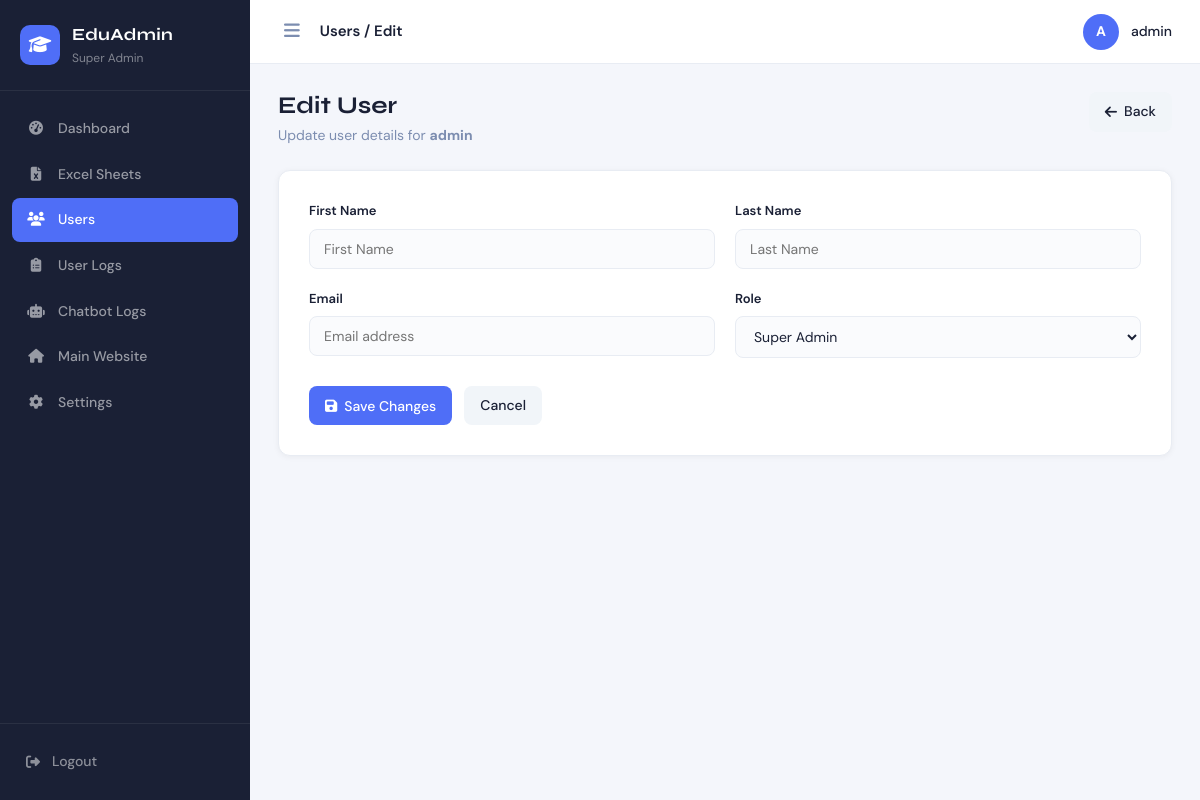
Screenshot of /admin-panel/users/edit/1/ (signed in) with the database file from the repository.
### excel_ai_chatbot/models.py (models this page shows, shortened)
class CustomUser(AbstractUser):
    ROLE_CHOICES = (
        ("superadmin", "Super Admin"),
        ("teacher", "Teacher"),
    )
    role = models.CharField(
        max_length=20,
        choices=ROLE_CHOICES,
        default="teacher"
    )

### admin_panel/views.py (the view, shortened to what this page needs)
# urls.py: path("users/edit/<int:user_id>/", views.edit_user_view, name="edit_user"),
@superadmin_required
def edit_user_view(request, user_id):
    user = get_object_or_404(CustomUser, id=user_id)
    return render(request, "admin_panel/edit_user.html", {"edit_user": user})

### admin_panel/views.py (called while the page is built)
def superadmin_required(view_func):
    @wraps(view_func)
    def wrapper(request, *args, **kwargs):
        if not request.user.is_authenticated:
            return redirect("login")
        if not hasattr(request.user, "role"):
            return redirect("login")
        if request.user.role != "superadmin":
            return redirect("dashboard")
        return view_func(request, *args, **kwargs)
    return wrapper

### admin_panel/templates/admin_panel/edit_user.html (shortened to what this page needs)
{% extends 'admin_panel/base.html' %}
{% block breadcrumb %}Users / Edit{% endblock %}
{% block content %}
<div class="section-header">
  <div>
    <h1 class="section-title">Edit User</h1>
    <p class="section-subtitle">Update user details for <strong>{{ edit_user.username }}</strong></p>
  </div>
  <a href="{% url 'admin_panel:users' %}" class="btn btn-secondary"><i class="fa-solid fa-arrow-left"></i> Back</a>
</div>
<div class="form-card">
  <form method="POST">
    <div class="form-grid">
      <div class="form-group">
        <label>First Name</label>
        <input type="text" name="first_name" value="{{ edit_user.first_name }}" placeholder="First Name">
      </div>
      <div class="form-group">
        <label>Last Name</label>
        <input type="text" name="last_name" value="{{ edit_user.last_name }}" placeholder="Last Name">
      </div>
      <div class="form-group">
        <label>Email</label>
        <input type="email" name="email" value="{{ edit_user.email }}" placeholder="Email address">
      </div>
      <div class="form-group">
        <label>Role</label>
        <select name="role">
          <option value="superadmin" {% if edit_user.role == 'superadmin' %}selected{% endif %}>Super Admin</option>
        </select>
      </div>
    </div>
    <div class="form-actions">
      <button type="submit" class="btn btn-primary"><i class="fa-solid fa-floppy-disk"></i> Save Changes</button>
      <a href="{% url 'admin_panel:users' %}" class="btn btn-secondary">Cancel</a>
    </div>
  </form>
</div>
{% endblock %}

### admin_panel/templates/admin_panel/base.html (shortened to what this page needs)
{% load static %}
<!DOCTYPE html>
<html lang="en">
<head>
  <link rel="stylesheet" href="https://cdnjs.cloudflare.com/ajax/libs/font-awesome/6.7.2/css/all.min.css">
  <link rel="stylesheet" href="{% static 'admin_panel/css/admin.css' %}">
</head>
<body>
  {% include 'admin_panel/sidebar.html' %}
  <div class="main-content">
    <div class="topbar">
      <div class="topbar-left">
        <button class="sidebar-toggle" id="sidebarToggle"><i class="fa-solid fa-bars"></i></button>
        <span class="topbar-title">{% block breadcrumb %}Dashboard{% endblock %}</span>
      </div>
      <div class="topbar-right">
        <div class="topbar-avatar">{{ request.user.username|first|upper }}</div>
        <div class="topbar-username">{{ request.user.username }}</div>
      </div>
    </div>
    <div class="page-body">
      {% block content %}{% endblock %}
    </div>
  </div>
</body>
</html>

### admin_panel/static/admin_panel/css/admin.css (style rules this page uses)
*, *::before, *::after { box-sizing: border-box; margin: 0; padding: 0; }
:root { --sidebar-w: 250px; --topbar-h: 64px; --c-bg: #f4f6fb; --c-surface: #ffffff; --c-border: #e8ecf3; --c-text: #1a2035; --c-muted: #7c8db0; --c-blue: #4f6ef7; --c-blue-lt: #eef1ff; --c-green: #22c55e; --c-green-lt: #dcfce7; --c-red: #f43f5e; --c-red-lt: #ffe4e8; --c-purple: #8b5cf6; --c-purple-lt: #ede9fe; --c-orange: #f97316; --c-orange-lt: #ffedd5; --c-sky: #0ea5e9; --c-sky-lt: #e0f2fe; --radius: 12px; --radius-sm: 8px; --shadow: 0 2px 16px rgba(0, 0, 0, .07); --shadow-sm: 0 1px 6px rgba(0, 0, 0, .05); }
body { font-family: "DM Sans", sans-serif; background: var(--c-bg); color: var(--c-text); font-size: 15px; line-height: 1.55; }
.main-content { margin-left: var(--sidebar-w); min-height: 100vh; display: flex; flex-direction: column; }
.topbar { height: var(--topbar-h); background: var(--c-surface); border-bottom: 1px solid var(--c-border); display: flex; align-items: center; justify-content: space-between; padding: 0 28px; position: sticky; top: 0; z-index: 50; }
.topbar-left { display: flex; align-items: center; gap: 14px; }
.sidebar, .main-content { transition: all 0.3s ease; }
.sidebar-toggle { background: none; border: none; cursor: pointer; color: var(--c-muted); font-size: 18px; padding: 6px; }
.topbar-title { font-size: 15px; font-weight: 600; color: var(--c-text); }
.topbar-right { display: flex; align-items: center; gap: 12px; }
.topbar-avatar { width: 36px; height: 36px; background: var(--c-blue); border-radius: 50%; display: flex; align-items: center; justify-content: center; color: #fff; font-size: 14px; font-weight: 700; }
.topbar-username { font-size: 14px; font-weight: 500; color: var(--c-text); }
.page-body { padding: 28px; flex: 1; }
.section-header { display: flex; justify-content: space-between; align-items: flex-start; margin-bottom: 24px; }
.section-title { font-family: "Syne", sans-serif; font-size: 24px; font-weight: 700; color: var(--c-text); line-height: 1.2; }
.section-subtitle { font-size: 14px; color: var(--c-muted); margin-top: 4px; }
.btn { display: inline-flex; align-items: center; gap: 7px; padding: 9px 16px; border-radius: var(--radius-sm); font-size: 14px; font-weight: 500; text-decoration: none; border: none; cursor: pointer; transition: all .2s; white-space: nowrap; font-family: inherit; }
.btn-primary { background: var(--c-blue); color: #fff; }
.btn-secondary { background: #f1f5f9; color: var(--c-text); }
.form-card { background: var(--c-surface); border: 1px solid var(--c-border); border-radius: var(--radius); padding: 30px; box-shadow: var(--shadow-sm); max-width: 900px; }
.form-grid { display: grid; grid-template-columns: 1fr 1fr; gap: 20px; }
.form-group { display: flex; flex-direction: column; gap: 7px; }
.form-group label { font-size: 13px; font-weight: 600; color: var(--c-text); }
.form-group input, .form-group textarea, .form-group select { padding: 10px 14px; border: 1px solid var(--c-border); border-radius: var(--radius-sm); font-size: 14px; font-family: inherit; outline: none; background: #fafbfd; transition: border-color .2s, background .2s; color: var(--c-text); }
.form-actions { margin-top: 28px; display: flex; gap: 12px; }

### rows the page displays
CustomUser: user.username|first "A", user.username "admin", username "admin", role "Super Admin"
